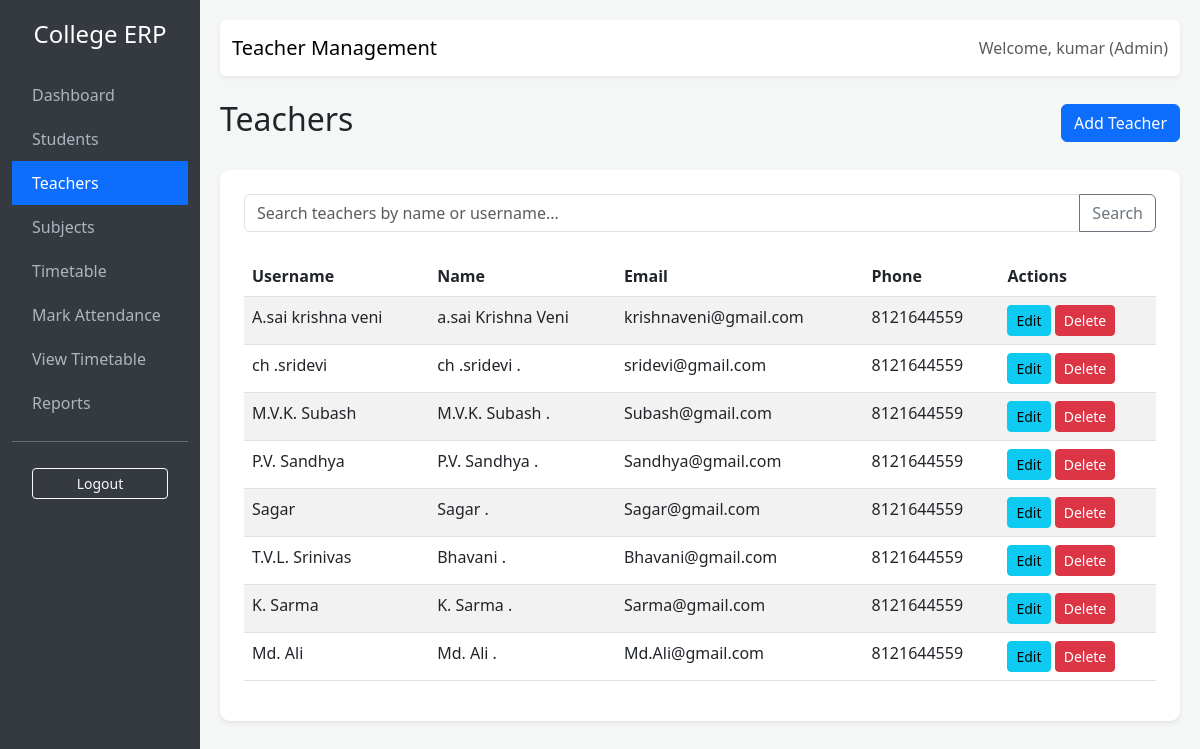
/teachers/ (signed in), run on the app's committed database.
### attendance/models.py (models this page shows, shortened)
class User(AbstractUser):
    ROLE_CHOICES = (
        ('admin', 'Admin'),
        ('teacher', 'Teacher'),
        ('student', 'Student'),
    )
    role = models.CharField(max_length=10, choices=ROLE_CHOICES, default='admin')

class Teacher(models.Model):
    user = models.OneToOneField(User, on_delete=models.CASCADE, limit_choices_to={'role': 'teacher'})
    phone = models.CharField(max_length=15)

### attendance/views.py (the view, shortened to what this page needs)
# urls.py: path('teachers/', views.teacher_list, name='teacher_list'),
@login_required
@user_passes_test(is_admin)
def teacher_list(request):
    teachers = Teacher.objects.all().select_related('user')
    search_query = request.GET.get('q')
    return render(request, 'attendance/teacher_list.html', {'teachers': teachers})

### attendance/views.py (called while the page is built)
def is_admin(user):
    return user.role == 'admin'

### attendance/templates/attendance/teacher_list.html
{% extends 'attendance/base.html' %}
{% block title %}Teacher Management{% endblock %}
{% block content %}
<div class="d-flex justify-content-between align-items-center mb-4">
    <h2>Teachers</h2>
    <a href="{% url 'teacher_add' %}" class="btn btn-primary">Add Teacher</a>
</div>
<div class="card p-4 shadow-sm">
    <form method="get" class="mb-4">
        <div class="input-group">
            <input type="text" name="q" class="form-control" placeholder="Search teachers by name or username..." value="{{ request.GET.q }}">
            <button class="btn btn-outline-secondary" type="submit">Search</button>
        </div>
    </form>
    <div class="table-responsive">
        <table class="table table-striped table-hover">
            <thead>
                <tr>
                    <th>Username</th>
                    <th>Name</th>
                    <th>Email</th>
                    <th>Phone</th>
                    <th>Actions</th>
                </tr>
            </thead>
            <tbody>
                {% for teacher in teachers %}
                <tr>
                    <td>{{ teacher.user.username }}</td>
                    <td>{{ teacher.user.get_full_name|default:teacher.user.username }}</td>
                    <td>{{ teacher.user.email }}</td>
                    <td>{{ teacher.phone }}</td>
                    <td>
                        <a href="{% url 'teacher_update' teacher.pk %}" class="btn btn-sm btn-info">Edit</a>
                        <a href="{% url 'teacher_delete' teacher.pk %}" class="btn btn-sm btn-danger" onclick="return confirm('Are you sure?')">Delete</a>
                    </td>
                </tr>
                {% empty %}
                <tr>
                    <td colspan="5" class="text-center">No teachers found.</td>
                </tr>
                {% endfor %}
            </tbody>
        </table>
    </div>
</div>
{% endblock %}

### attendance/templates/attendance/base.html (shortened to what this page needs)
<!DOCTYPE html>
<html lang="en">
<head>
    <link href="https://cdn.jsdelivr.net/npm/bootstrap@5.3.0/dist/css/bootstrap.min.css" rel="stylesheet">
</head>
<body>
    <div class="container-fluid">
        <div class="row">
            <div class="col-md-2 sidebar d-none d-md-block">
                <h4 class="text-center mb-4">College ERP</h4>
                {% if user.is_authenticated %}
                <a href="{% url 'dashboard' %}" class="{% if request.resolver_match.url_name == 'dashboard' %}active{% endif %}">Dashboard</a>
                {% if user.role == 'admin' %}
                <a href="{% url 'student_list' %}" class="{% if request.resolver_match.url_name == 'student_list' %}active{% endif %}">Students</a>
                <a href="{% url 'teacher_list' %}" class="{% if request.resolver_match.url_name == 'teacher_list' %}active{% endif %}">Teachers</a>
                <a href="{% url 'subject_list' %}" class="{% if request.resolver_match.url_name == 'subject_list' %}active{% endif %}">Subjects</a>
                <a href="{% url 'timetable_list' %}" class="{% if request.resolver_match.url_name == 'timetable_list' %}active{% endif %}">Timetable</a>
                {% endif %}
                {% if user.role == 'teacher' or user.role == 'admin' %}
                <a href="{% url 'mark_attendance' %}" class="{% if request.resolver_match.url_name == 'mark_attendance' %}active{% endif %}">Mark Attendance</a>
                {% endif %}
                <a href="{% url 'timetable_list' %}" class="{% if request.resolver_match.url_name == 'timetable_list' %}active{% endif %}">View Timetable</a>
                <a href="{% url 'attendance_reports' %}" class="{% if request.resolver_match.url_name == 'attendance_reports' %}active{% endif %}">Reports</a>
                <hr>
                <form action="{% url 'logout' %}" method="post" style="padding: 10px 20px;">
                    <button type="submit" class="btn btn-outline-light btn-sm w-100">Logout</button>
                </form>
                {% else %}
                <a href="{% url 'login' %}">Login</a>
                {% endif %}
            </div>
            <div class="col-md-10 content">
                <nav class="navbar navbar-expand-lg navbar-light bg-white mb-4 rounded shadow-sm">
                    <div class="container-fluid">
                        <span class="navbar-brand">{% block title %}Dashboard{% endblock %}</span>
                        <div class="ms-auto">
                            {% if user.is_authenticated %}
                            <span class="text-muted">Welcome, {{ user.username }} ({{ user.role|title }})</span>
                            {% endif %}
                        </div>
                    </div>
                </nav>
                {% block content %}{% endblock %}
            </div>
        </div>
    </div>
</body>
</html>

### attendance/templates/attendance/base.html (style rules this page uses)
body { background-color: #f4f7f6; }
.sidebar { min-height: 100vh; background-color: #343a40; color: white; padding-top: 20px; }
.sidebar a { color: #adb5bd; text-decoration: none; padding: 10px 20px; display: block; }
.sidebar a.active { background-color: #0d6efd; color: white; }
.content { padding: 20px; }
.card { border: none; border-radius: 10px; box-shadow: 0 4px 6px rgba(0,0,0,0.1); }

### data on the page
User: username "kumar", role "Admin"
Teacher: user.username "A.sai krishna veni", user.get_full_name "a.sai Krishna Veni", user.email "krishnaveni@gmail.com", phone "8121644559"
Teacher: user.username "ch .sridevi", user.get_full_name "ch .sridevi .", user.email "sridevi@gmail.com", phone "8121644559"
Teacher: user.username "M.V.K. Subash", user.get_full_name "M.V.K. Subash .", user.email "Subash@gmail.com", phone "8121644559"
Teacher: user.username "P.V. Sandhya", user.get_full_name "P.V. Sandhya .", user.email "Sandhya@gmail.com", phone "8121644559"
Teacher: user.username "Sagar", user.get_full_name "Sagar .", user.email "Sagar@gmail.com", phone "8121644559"
Teacher: user.username "T.V.L. Srinivas", user.get_full_name "Bhavani .", user.email "Bhavani@gmail.com", phone "8121644559"
Teacher: user.username "K. Sarma", user.get_full_name "K. Sarma .", user.email "Sarma@gmail.com", phone "8121644559"
Teacher: user.username "Md. Ali", user.get_full_name "Md. Ali .", user.email "Md.Ali@gmail.com", phone "8121644559"
